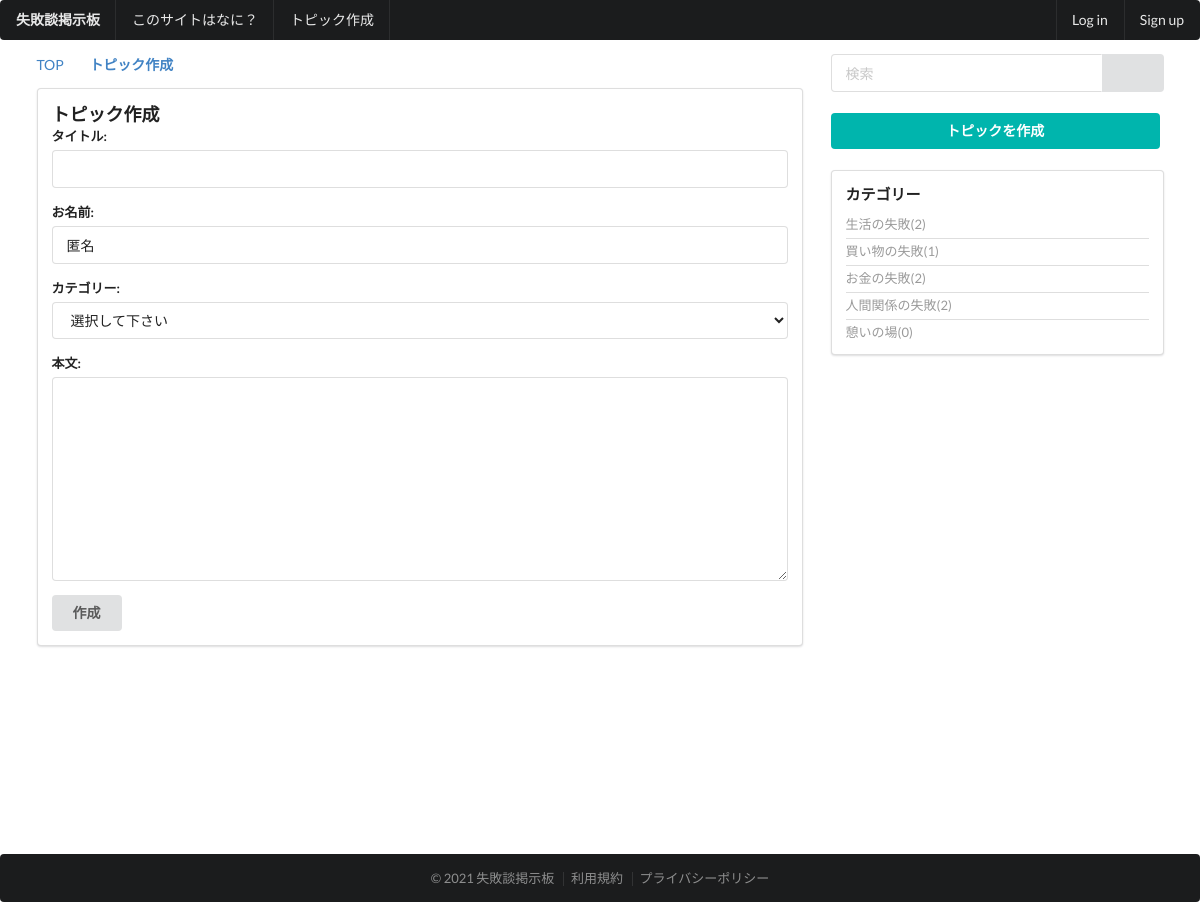
Page /thread/create_topic/ on the committed database.
### thread/models.py (models this page shows)
class Category(models.Model):
    name = models.CharField(
        'カテゴリー名',
        max_length=50,
    )
    url_code = models.CharField(
        'URLコード',
        max_length=50,
        null=True,
        blank=False,
        unique=True,
    )
    sort=models.IntegerField(
        verbose_name='ソート',
        default=0,
    )
    objects = CategoryManager
    def __str__(self):
        return self.name

### thread/views.py (the view, shortened to what this page needs)
# urls.py: path('create_topic/', views.TopicCreateView.as_view(), name='create_topic'),
class TopicCreateView(CreateView):
    template_name = 'thread/create_topic.html'
    form_class = TopicModelForm
    model = Topic
    success_url = reverse_lazy('base:top')

### thread/forms.py
class TopicModelForm(forms.ModelForm):
    class Meta:
        model=Topic
        fields=[
            'title',
            'user_name',
            'category',
            'message',
        ]
    def __init__(self, *args, **kwargs):
        super().__init__(*args, **kwargs)
        self.fields['category'].empty_label = '選択して下さい'
        self.fields['user_name'].widget.attrs['value'] = '匿名'

### thread/templatetags/threadtags.py (called while the page is built)
@register.inclusion_tag('thread/tags/category_tag.html')
def categorytag():
    ctx = {}
    ctx['category_list'] = Category.objects.annotate(
            count=Count('topic')).order_by('sort')
    return ctx

### templates/thread/create_topic.html (shortened to what this page needs)
{% extends 'base/base.html' %}
{% load static %}
{% block content %}
<div class="ui grid stackable">
    <div class="eleven wide column">
        <div class="ui breadcrumb">
            <a href="{% url 'base:top' %}" class="section">TOP</a>
            <i class="right angle icon divider"></i>
            <a class="active section">トピック作成</a>
        </div>
        <div class="ui segment">
            <div class="content">
                <div class="header"><h3>トピック作成</h3></div>
                <form class="ui form" action="{% url 'thread:create_topic' %}" method="POST">
                    {% for field in form %}
                    <div class="field">{{field.label_tag}}{{field}}</div>
                    {% endfor %}
                    <button type="submit" class="ui button" name="next" value="confirm">作成</button>
                </form>
            </div>
        </div>
    </div>
    {% include 'base/sidebar.html' %}
</div>
{% endblock %}

### templates/thread/tags/category_tag.html
<div class="ui relaxed list small divided link">
  {% for category in category_list %}
  <a class="item">{{category.name}}({{category.count}})</a>
  {% endfor %}
</div>

### rows in the picture
Category: name "生活の失敗", count "2"
Category: name "買い物の失敗", count "1"
Category: name "お金の失敗", count "2"
Category: name "人間関係の失敗", count "2"
Category: name "憩いの場", count "0"

### other values in the picture
{{ field.label_tag }} "タイトル:" "お名前:" "カテゴリー:" "本文:"
